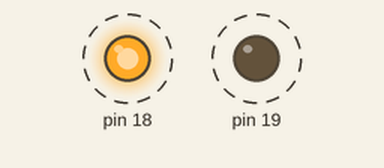
The sketch below on a simulated Arduino Uno, built with avr-gcc and run on an emulated ATmega328P. On the bench: output pins drawn as LEDs (lit = HIGH). Dashed ring = blinking.

Above: at 0.2 s.
Timing chart, 0 to 3.0 s (numbered marks = the images above):
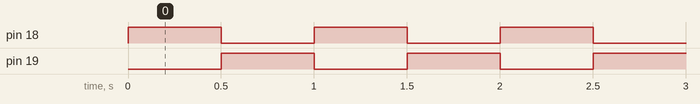

The sketch:

externalLED.ino
```cpp
void setup() {
  pinMode(18, OUTPUT);
  pinMode(19, OUTPUT);
}

void loop() {
  digitalWrite(18, HIGH);
  digitalWrite(19, LOW);
  delay(500);
  digitalWrite(18, LOW);
  digitalWrite(19, HIGH);
  delay(500);
}
```

Measured:
- by itself, pin 18, pin 19: alternates HIGH for 0.50 s and LOW for 0.50 s
